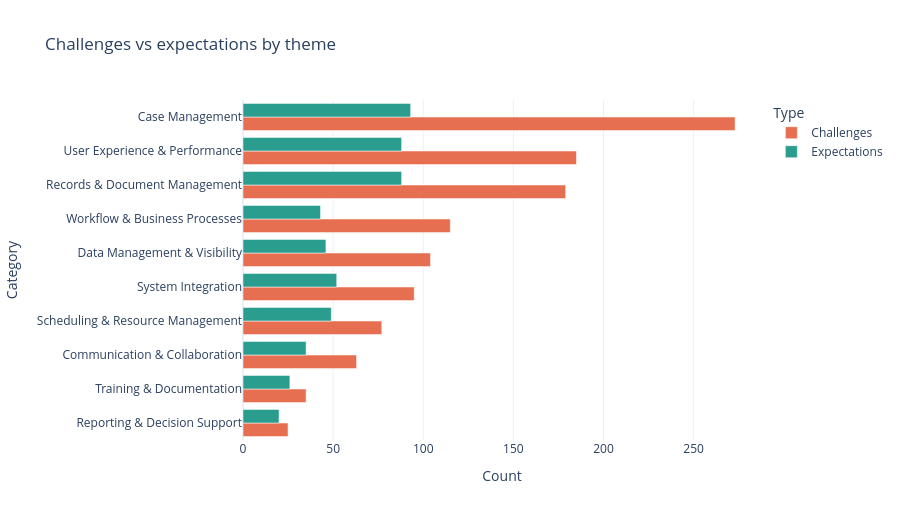

This figure's notebook cell:
### Markdown cell above
## 4. Challenges vs expectations by theme

### Code cell
ch_c = df["Category"].value_counts()
ex_c = expectations_df["Category"].value_counts()
cats = sorted(set(ch_c.index) | set(ex_c.index), key=lambda c: -(ch_c.get(c, 0) + ex_c.get(c, 0)))
plot_cmp = pd.DataFrame({
    "Category": cats,
    "Challenges": [int(ch_c.get(c, 0)) for c in cats],
    "Expectations": [int(ex_c.get(c, 0)) for c in cats],
}).melt(id_vars="Category", var_name="Type", value_name="Count")
fig_cmp = px.bar(
    plot_cmp, x="Count", y="Category", color="Type", barmode="group", orientation="h",
    title="Challenges vs expectations by theme",
    color_discrete_map={"Challenges": "#E76F51", "Expectations": "#2A9D8F"},
)
fig_cmp.update_layout(height=520, template="plotly_white", yaxis=dict(categoryorder="total ascending"))
fig_cmp.show()

### Figure 1 — Plotly figure (JSON) as saved in the notebook; plotly's stock layout.template omitted (floating-point values rounded to 4 significant figures)
{"data": [{"alignmentgroup": "True", "hovertemplate": "Type=Challenges<br>Count=%{x}<br>Category=%{y}<extra></extra>", "legendgroup": "Challenges", "marker": {"color": "#E76F51", "pattern": {"shape": ""}}, "name": "Challenges", "offsetgroup": "Challenges", "orientation": "h", "showlegend": true, "textposition": "auto", "type": "bar", "x": [273, 185, 179, 115, 104, 95, 77, 63, 35, 25], "xaxis": "x", "y": ["Case Management", "User Experience & Performance", "Records & Document Management", "Workflow & Business Processes", "Data Management & Visibility", "System Integration", "Scheduling & Resource Management", "Communication & Collaboration", "Training & Documentation", "Reporting & Decision Support"], "yaxis": "y"}, {"alignmentgroup": "True", "hovertemplate": "Type=Expectations<br>Count=%{x}<br>Category=%{y}<extra></extra>", "legendgroup": "Expectations", "marker": {"color": "#2A9D8F", "pattern": {"shape": ""}}, "name": "Expectations", "offsetgroup": "Expectations", "orientation": "h", "showlegend": true, "textposition": "auto", "type": "bar", "x": [93, 88, 88, 43, 46, 52, 49, 35, 26, 20], "xaxis": "x", "y": ["Case Management", "User Experience & Performance", "Records & Document Management", "Workflow & Business Processes", "Data Management & Visibility", "System Integration", "Scheduling & Resource Management", "Communication & Collaboration", "Training & Documentation", "Reporting & Decision Support"], "yaxis": "y"}], "layout": {"barmode": "group", "height": 520, "legend": {"title": {"text": "Type"}, "tracegroupgap": 0}, "title": {"text": "Challenges vs expectations by theme"}, "xaxis": {"anchor": "y", "domain": [0, 1], "title": {"text": "Count"}}, "yaxis": {"anchor": "x", "categoryorder": "total ascending", "domain": [0, 1], "title": {"text": "Category"}}}}
